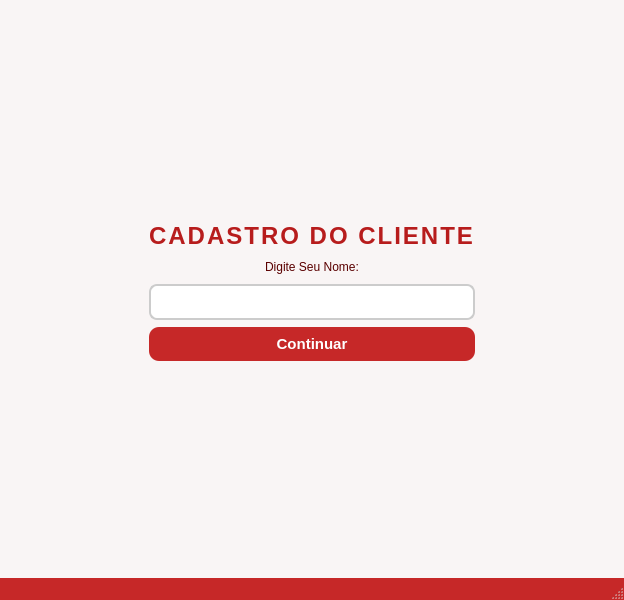
<?xml version="1.0" encoding="UTF-8"?>
<ui version="4.0">
 <class>MainWindow</class>
 <widget class="QMainWindow" name="MainWindow">
  <property name="geometry">
   <rect>
    <x>0</x>
    <y>0</y>
    <width>624</width>
    <height>600</height>
   </rect>
  </property>
  <property name="windowTitle">
   <string>MainWindow</string>
  </property>
  <property name="styleSheet">
   <string notr="true">QMainWindow {
background-color: rgb(249, 245, 245);
}

QLabel {
font: 14pt &quot;Segoe UI&quot;;
color: rgb(90, 0, 0);
}

QPushButton {
background-color: rgb(198, 40, 40);
color: white;
border-radius: 10px;
padding: 8px 16px;
font-weight: bold;
font-size: 15px;
border: none;
}

QPushButton:hover {
background-color: rgb(183, 28, 28);
}

QPushButton:pressed {
background-color: rgb(142, 0, 0);
}

QLineEdit {
border: 2px solid #ccc;
border-radius: 8px;
padding: 6px 8px;
font-size: 15px;
background-color: white;
}

QLineEdit:focus {
border: 2px solid rgb(229, 57, 53);
}

QStatusBar {
background-color: rgb(198, 40, 40);
color: white;
font-weight: bold;
}</string>
  </property>
  <widget class="QWidget" name="centralwidget">
   <layout class="QHBoxLayout" name="horizontalLayout">
    <item>
     <layout class="QGridLayout" name="gridLayout">
      <property name="leftMargin">
       <number>10</number>
      </property>
      <property name="topMargin">
       <number>20</number>
      </property>
      <property name="rightMargin">
       <number>10</number>
      </property>
      <property name="bottomMargin">
       <number>15</number>
      </property>
      <property name="verticalSpacing">
       <number>7</number>
      </property>
      <item row="3" column="0">
       <spacer name="horizontalSpacer">
        <property name="orientation">
         <enum>Qt::Orientation::Horizontal</enum>
        </property>
        <property name="sizeHint" stdset="0">
         <size>
          <width>40</width>
          <height>20</height>
         </size>
        </property>
       </spacer>
      </item>
      <item row="1" column="1">
       <widget class="QLabel" name="label">
        <property name="layoutDirection">
         <enum>Qt::LayoutDirection::LeftToRight</enum>
        </property>
        <property name="styleSheet">
         <string notr="true">font-size: 24px;
font-weight: bold;
color: rgb(183, 28, 28);
letter-spacing: 2px;</string>
        </property>
        <property name="text">
         <string>CADASTRO DO CLIENTE</string>
        </property>
        <property name="alignment">
         <set>Qt::AlignmentFlag::AlignCenter</set>
        </property>
       </widget>
      </item>
      <item row="0" column="1">
       <spacer name="verticalSpacer">
        <property name="orientation">
         <enum>Qt::Orientation::Vertical</enum>
        </property>
        <property name="sizeHint" stdset="0">
         <size>
          <width>20</width>
          <height>40</height>
         </size>
        </property>
       </spacer>
      </item>
      <item row="2" column="1">
       <layout class="QHBoxLayout" name="horizontalLayout_4"/>
      </item>
      <item row="9" column="1">
       <spacer name="verticalSpacer_2">
        <property name="orientation">
         <enum>Qt::Orientation::Vertical</enum>
        </property>
        <property name="sizeHint" stdset="0">
         <size>
          <width>20</width>
          <height>40</height>
         </size>
        </property>
       </spacer>
      </item>
      <item row="4" column="1">
       <widget class="QLineEdit" name="lineEditNome"/>
      </item>
      <item row="8" column="1">
       <widget class="QPushButton" name="pushButtonTeste">
        <property name="text">
         <string>Continuar</string>
        </property>
       </widget>
      </item>
      <item row="3" column="1">
       <widget class="QLabel" name="label_2">
        <property name="layoutDirection">
         <enum>Qt::LayoutDirection::LeftToRight</enum>
        </property>
        <property name="text">
         <string>Digite Seu Nome:</string>
        </property>
        <property name="alignment">
         <set>Qt::AlignmentFlag::AlignCenter</set>
        </property>
       </widget>
      </item>
      <item row="3" column="2">
       <spacer name="horizontalSpacer_2">
        <property name="orientation">
         <enum>Qt::Orientation::Horizontal</enum>
        </property>
        <property name="sizeHint" stdset="0">
         <size>
          <width>40</width>
          <height>20</height>
         </size>
        </property>
       </spacer>
      </item>
     </layout>
    </item>
   </layout>
  </widget>
  <widget class="QMenuBar" name="menubar">
   <property name="geometry">
    <rect>
     <x>0</x>
     <y>0</y>
     <width>624</width>
     <height>26</height>
    </rect>
   </property>
  </widget>
  <widget class="QStatusBar" name="statusbar"/>
 </widget>
 <resources/>
 <connections/>
</ui>
